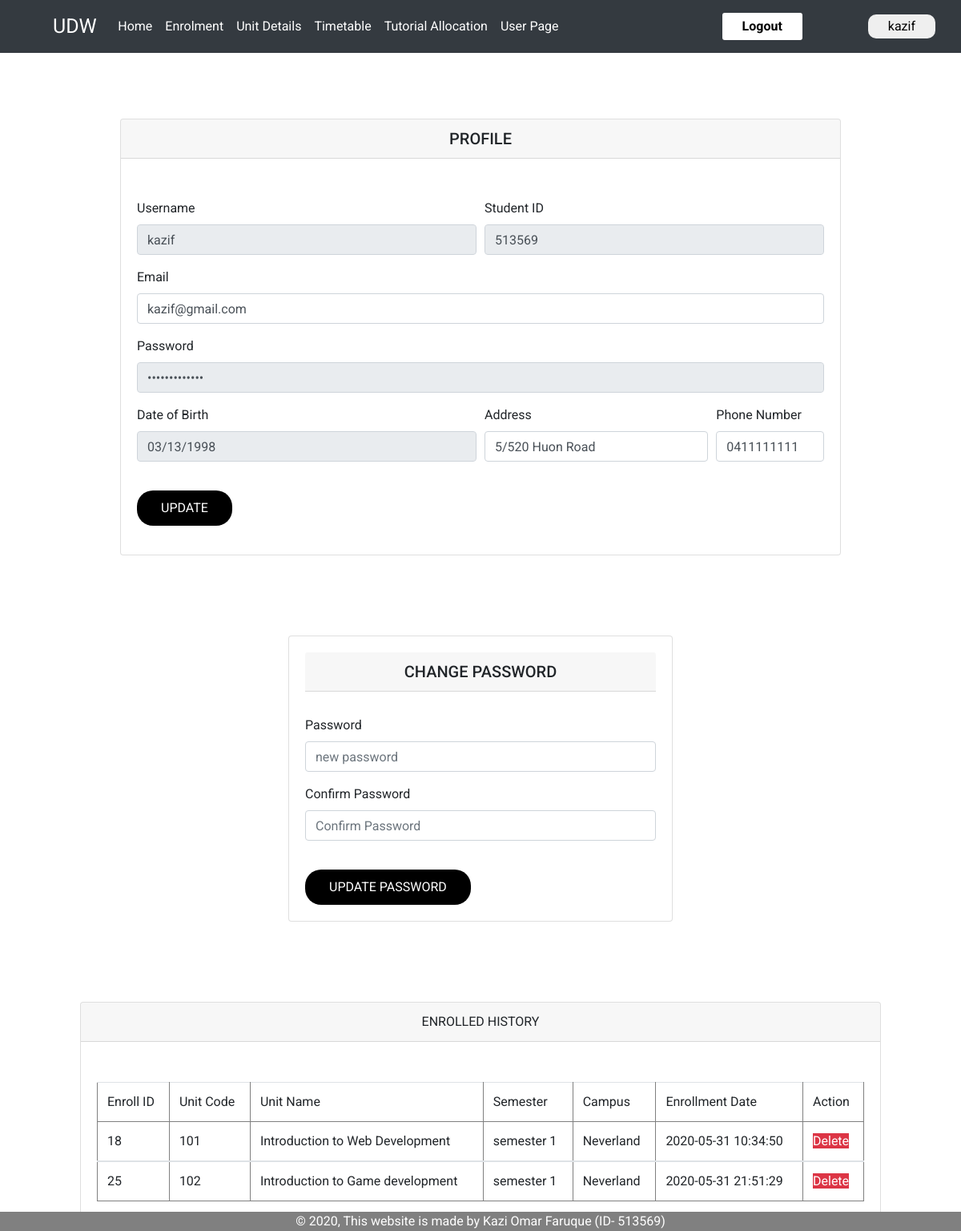
The page /User_account_page.php (signed in) on the database its author committed.
### tables this page shows
CREATE TABLE IF NOT EXISTS `Students` (
  `student_id` int(11) NOT NULL,
  `username` varchar(32) NOT NULL,
  `email` varchar(32) NOT NULL,
  `password` varchar(32) NOT NULL,
  `dob` varchar(32) NOT NULL,
  `address` varchar(128) NOT NULL,
  `phone` varchar(11) NOT NULL
);

CREATE TABLE IF NOT EXISTS `Enrollment` (
  `enroll_id` int(11) NOT NULL,
  `student_id` int(11) NOT NULL,
  `unit_code` int(11) NOT NULL,
  `semester_id` int(11) NOT NULL,
  `campus_id` int(11) NOT NULL,
  `tutorial_id` int(11) NOT NULL,
  `enroll_date` timestamp NOT NULL DEFAULT CURRENT_TIMESTAMP
);

CREATE TABLE IF NOT EXISTS `Unit_list` (
  `unit_code` int(11) NOT NULL,
  `unit_name` varchar(128) NOT NULL,
  `availability` varchar(32) NOT NULL,
  `Campus` varchar(32) NOT NULL,
  `unit_coordinator` varchar(32) NOT NULL
);

CREATE TABLE IF NOT EXISTS `semester` (
  `semester_id` int(11) NOT NULL,
  `semester_name` varchar(32) NOT NULL
);

CREATE TABLE IF NOT EXISTS `campus` (
  `campus_id` int(11) NOT NULL,
  `campus_name` varchar(32) NOT NULL
);

### User_account_page.php (the view, shortened to what this page needs)
<!DOCTYPE html>
<html lang="en">
<head>
    <link rel="stylesheet" href="https://stackpath.bootstrapcdn.com/bootstrap/4.4.1/css/bootstrap.min.css">
    <link rel="stylesheet" href="pages.css?v=<?php echo time(); ?>">
</head>
<body>
<?php
    include 'header_student.php';
  ?>
<div class="profile_page">
        <h1 align="center">Student Profile Page</h1>
        <?php
        include('db_conn.php');
        $result = $mysqli->query("SELECT * FROM `Students` WHERE `username` ='".$_SESSION['username1']."'") or die($mysqli->query);
        ?>
        <?php
          while ($row =$result->fetch_assoc()):?>
            <div class="card">
                  <h5 class="card-header">profile</h5>
                  <div class="card-body">
                      <form id="login" action="User_account_page.php" method="POST">
                          <div class="form-row">
                            <div class="form-group col-md-6">
                            <label for="username1">Username</label>
                            <input id="username1" type="text" class="form-control" placeholder="User Name" name="username1" readonly value="<?php echo $row['username'];?>" >
                            </div>
                            <div class="form-group col-md-6">
                            <label for="studentId">Student ID</label>
                            <input id="studentId" type="text" class="form-control" placeholder="Student ID" name="studentId" readonly value="<?php echo $row['student_id'];?>" >
                            </div>
                          </div>
                          <div class="form-group">
                          <label for="email">Email</label>
                          <input id="email1" type="email" class="form-control" placeholder="Email" name="email1" value="<?php echo $row['email'];?>" >
                          </div>
                          <div class="form-group">
                          <label for="password">Password</label>
                          <input id="password1" type="password" class="form-control" placeholder="Password" name="password1" readonly value="<?php echo $row['password'];?>">
                          </div>
                          <div class="form-row">
                            <div class="form-group col-md-6">
                            <label for="dob">Date of Birth</label>
                            <input id="dob" type="text" class="form-control" placeholder="Date Of Birth" name="dob" readonly value="<?php echo $row['dob'];?>" >
                            </div>
                            <div class="form-group col-md-4">
                            <label for="address">Address</label>
                            <input id="address1" type="text" class="form-control" placeholder="Address" name="address1" value="<?php echo $row['address'];?>">
                            </div>
                            <div class="form-group col-md-2">
                            <label for="phn1">Phone Number</label>
                            <input id="phn1" type="tel" class="form-control" placeholder="Phone Number" name="phn1" value="<?php echo $row['phone'];?>" >
                            </div>
                          </div>
                          <div class="form-group">
                            <button type="submit" class="btn-primary" name="update_profile">UPDATE</button>
                            </div>
                        </form>
        </div>
      </div>
            <?php endwhile; ?>
          <div class="card" style="width: 30rem;">
            <div class="card-body">
              <h5 class="card-header" >Change Password</h5>
              <form action="User_account_page.php" method="POST" onsubmit="return validation()">
                <div class="form-group">
                  <label for="password">Password</label>
                  <input id="new_password" type="password" class="form-control" placeholder="new password" name="new_password" >
                </div>
                <div class="form-group">
                  <label for="conpassword">Confirm Password</label>
                  <input id="conpassword" type="password" class="form-control" placeholder="Confirm Password" name="conpassword"  >
                </div>
                <button type="submit" class=" btn-primary" name="update_password" onclick="return validation()">UPDATE PASSWORD</button>
              </form>
            </div>
          </div>
      <div class="card" style="width: 1000px;">
              <div class="card-header">
                Enrolled history
              </div>
              <div class="card-body">
              <table class="table ">
              <?php
                  include('db_conn.php');
                  $result = $mysqli->query("SELECT Unit_list.unit_code, Unit_list.unit_name, semester.semester_name, campus.campus_name, Enrollment.enroll_date, Enrollment.enroll_id
                  FROM Students
                  JOIN Enrollment ON (Enrollment.student_id = Students.student_id)
                  JOIN Unit_list ON (Unit_list.unit_code = Enrollment.unit_code)
                  JOIN semester ON (semester.semester_id = Enrollment.semester_id)
                  JOIN campus ON (campus.campus_id = Enrollment.campus_id) WHERE username='".$_SESSION['username1']."' ") or die($mysqli->query);
              ?>
                <thead class="thead-dark">
                <tr>
                <td>Enroll ID</td>
                <td>Unit Code</td>
                <td>Unit Name</td>
                <td>Semester</td>
                <td>Campus</td>
                <td>Enrollment Date</td>
                <td>Action</td>
                </tr>
                </thead>
                <?php
                while ($row =$result->fetch_assoc()):?>
                <tbody>
                  <tr>
                  <td><?php echo $row['enroll_id'];?></td>
                  <td><?php echo $row['unit_code'];?></td>
                  <td><?php echo $row['unit_name'];?></td>
                  <td><?php echo $row['semester_name'];?></td>
                  <td><?php echo $row['campus_name'];?></td>
                  <td><?php echo $row['enroll_date'];?></td>
                  <td>
                    <a href="Unit_Enrolment.php?delete=<?php echo $row['enroll_id']; ?>" class = " btn-danger">Delete</a>
                  </td>
                  </tr>
                </tbody>
                <?php endwhile; ?>
              </table>
              </div>
            </div>
</div>
<?php
    include 'footer.php';
  ?>
</body>
</html>

### pages.css (style rules this page uses)
* { margin: 0; padding: 0; box-sizing: border-box; }
body { font-family: 'Roboto', sans-serif; }
table, th, td { border: 1px solid grey; padding-left: 10px; }

### User_account_page.php (style rules this page uses)
.profile_page { height: 1000px; }
.card { width: 900px; margin: 100px auto; }
.card-header { text-align: center; text-transform: uppercase; margin-bottom:30px; }
.btn-primary { margin-top:20px; padding: 10px 30px; border: none; border-radius: 20px; background-color:black; }

### rows shown on the page
students: username1 "kazif", studentId "513569", email1 "kazif@gmail.com", dob "03/13/1998", address1 "5/520 Huon Road", phn1 "0411111111"
enrollment: enroll_id "18", unit_code.unit_code "101", unit_code.unit_name "Introduction to Web Development", semester.semester_name "semester 1", campus.campus_name "Neverland", enroll_date "2020-05-31 10:34:50"
enrollment: enroll_id "25", unit_code.unit_code "102", unit_code.unit_name "Introduction to Game development", semester.semester_name "semester 1", campus.campus_name "Neverland", enroll_date "2020-05-31 21:51:29"

### other values the page prints
$_SESSION['username1'] "kazif"
